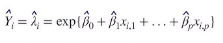
#> input picture Statistics & Probability/Data Distribution & Function/Discrete Distribution/images/poisson.png, 223 x 43 px
$ jupyter execute 'poisson distribution.ipynb'
#> lines starting #> are read from the running program, lines starting #| are printed output that depends on the picture
1. [Poisson Distribution](#poisson-distribution)

#### Poisson Distribution:
- it is the discrete distribution to explains the probability of an independent event ocurring at a given time

[cell 1]
from PIL import Image
from IPython.display import display

img = Image.open('images/poisson.png')
#> img is the input picture: PIL image 223x43 RGBA; mean R, G, B, A 246.2, 245.8, 246.4, 255
new_image = img.resize((580, 100))
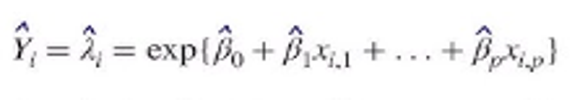
#> new_image: PIL image 580x100 RGBA; mean R, G, B, A 246, 245.7, 246.2, 255
display(new_image)


$ run again, with Statistics & Probability/Data Distribution & Function/Discrete Distribution/images/normal.png copied over Statistics & Probability/Data Distribution & Function/Discrete Distribution/images/poisson.png
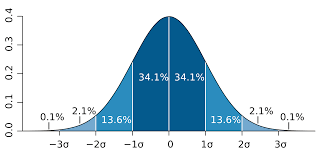
#> input picture Statistics & Probability/Data Distribution & Function/Discrete Distribution/images/normal.png, 318 x 159 px
#> img is the input picture: PIL image 318x159 P; mean R, G, B 204.7, 221.6, 231.4
#> `new_image = img.resize((580, 100))`:
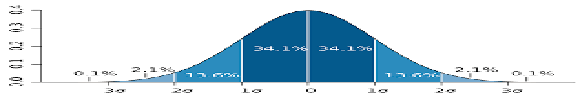
#> new_image: PIL image 580x100 P; mean R, G, B 205.3, 222, 231.7

$ run again, with Statistics & Probability/Data Distribution & Function/Discrete Distribution/images/pareto_pdf.png copied over Statistics & Probability/Data Distribution & Function/Discrete Distribution/images/poisson.png
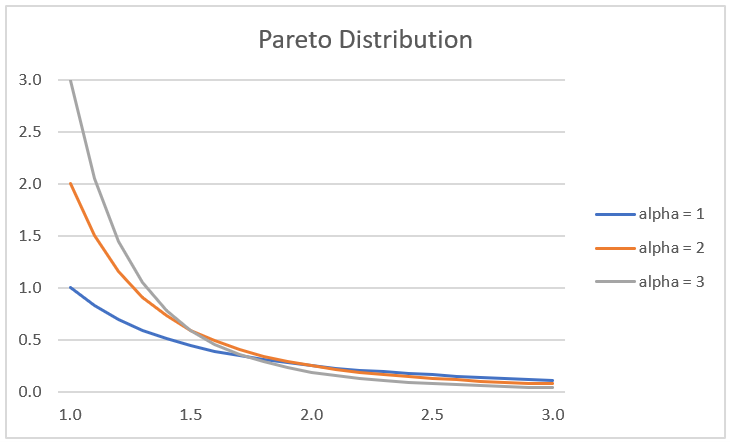
#> input picture Statistics & Probability/Data Distribution & Function/Discrete Distribution/images/pareto_pdf.png, 730 x 442 px
#> img is the input picture: PIL image 730x442 RGBA; mean R, G, B, A 250.8, 250.4, 250.3, 255
#> `new_image = img.resize((580, 100))`:
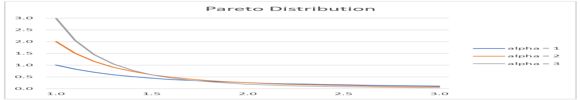
#> new_image: PIL image 580x100 RGBA; mean R, G, B, A 250.6, 250.2, 250.1, 255

$ run again, with Statistics & Probability/Data Distribution & Function/Discrete Distribution/images/lognormal.jpg saved as Statistics & Probability/Data Distribution & Function/Discrete Distribution/images/poisson.png
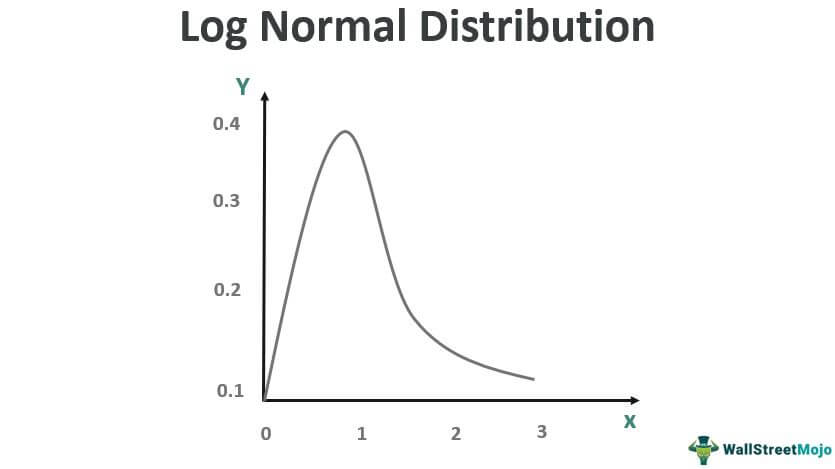
#> input picture Statistics & Probability/Data Distribution & Function/Discrete Distribution/images/lognormal.jpg, 835 x 469 px
#> img is the input picture: PIL image 835x469 RGB; mean R, G, B 248.7, 249, 249
#> `new_image = img.resize((580, 100))`:
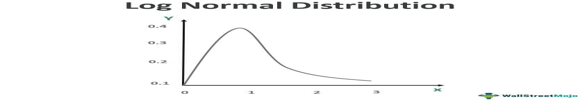
#> new_image: PIL image 580x100 RGB; mean R, G, B 248.7, 248.9, 248.9
